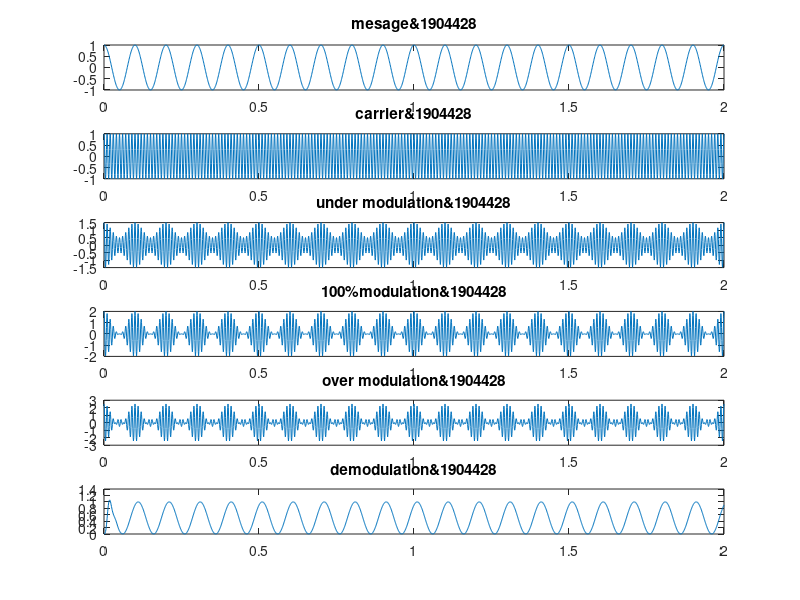

Write MATLAB code to recreate this figure.
clc;
clear all;
close all;
%%Mayukh Bhattacharya
%%1904428
t=[0:0.001:2];
f1=10;
m=cos(2*pi*f1*t);
subplot(6,2,[1,2]);
plot(t,m);
title('mesage&1904428');
f2=100;
c=cos(2*pi*f2*t);
subplot(6,2,[3,4]);
plot(t,c);
title('carrier&1904428');
m1=0.5;
s1=(1+(m1*m)).*c;
subplot(6,2,[5,6]);
plot(t,s1);
title('under modulation&1904428');
m2=1;
s2=(1+(m2*m)).*c;
subplot(6,2,[7,8]);
plot(t,s2);
title('100%modulation&1904428');
m3=1.5;
s3=(1+(m3*m)).*c;
subplot(6,2,[9,10]);
plot(t,s3);
title('over modulation&1904428');
s5=s2.*c;
[b,a]=butter(5,0.1);
s4=filter(b,a,s5);
subplot(6,2,[11,12]);
plot(t,s4);
title('demodulation&1904428' );